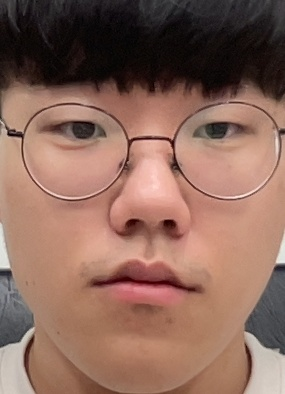
#> input picture train_img/000.jpg, 285 x 394 px; its folder holds only this picture in this run
$ python myPCA.py
#> lines starting #> are read from the running program, lines starting #| are printed output that depends on the picture
import numpy as np
import cv2
import copy

# 평균 영상 구하기
# [155 lines left out: functions Average_Image, Difference_Image, Eigen_Sort, Select_Vector, Transform_Matrix_Reduce, Calculate_PCA and 1 more, not called in this run]


def main():
    num = 10
    count = 40   # 학습 영상의 갯수를 나타내는 변수
    width = 120         # 영상의 가로 사이즈를 결정하는 변수
    height = 150        # 영상의 세로 사이즈를 결정하는 변수
    rate = 0.95         # 주성분의 갯수를 결정할 때 선택 비율을 결정하는 변수
    size = width * height   # 영상의 가로 사이즈와 세로 사이즈를 곱한 값인 18000을 많이 사용하기 위해 선언한 영상 총 사이즈를 나타내는 변수

    # 학습파일을 저장하는 리스트 생성
    files = []

    for i in range(count):

        image = cv2.imread(f"./train_img/{i:03d}.jpg", cv2.IMREAD_GRAYSCALE)
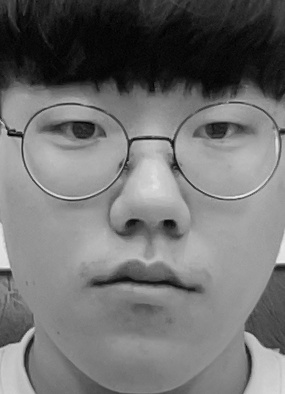
#> image: shape (394, 285); min 0, max 237, mean 113.4
        image = cv2.resize(image, (width, height))
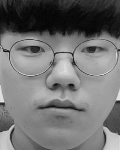
#> image: shape (150, 120); min 3, max 230, mean 113.3
        files.append(image)

    for i in range(4):
        average, difference, index, transform, pca_array = myPCA(files[i * num : (i + 1) * num], size, rate)

        cv2.imwrite(f"./train_file/average{i}.jpg", average)
        cv2.imwrite(f"./train_file/difference{i}.jpg", difference)

        f = open(f"./train_file/index{i}.txt", 'w')
        f.write(f"{index},{i * 10}")
        f.close()

        np.save(f"./train_file/transform{i}", transform)
        np.save(f"./train_file/pca_array{i}", pca_array)


if __name__ == '__main__':
#> (the run stopped early here; a loop or call above may not have finished)
